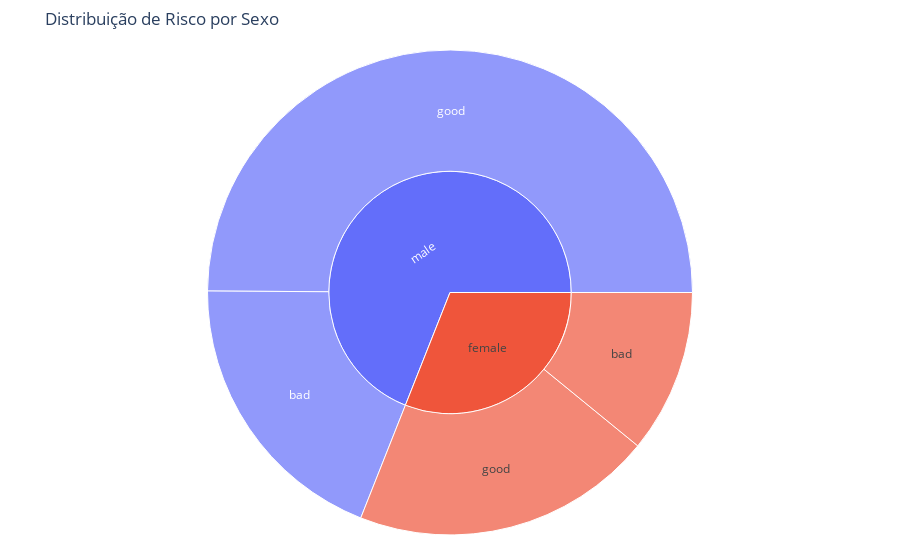

Notebook cell for this chart:
### Markdown cell above
Visualizando Comparison of Sex and Risk

### Code cell
import pandas as pd
import plotly.express as px

# Carregar os dados
df = pd.read_csv("german_credit_data.csv")

# Criar um gráfico de mosaico para comparar 'Sex' e 'Risk'
fig = px.sunburst(df, path=['Sex', 'Risk'], title="Distribuição de Risco por Sexo")

# Configurar o layout para melhorar a visualização
fig.update_layout(margin=dict(t=50, l=25, r=25, b=25))

# Mostrar o gráfico
fig.show()

### Figure 1 — Plotly figure (JSON) as saved in the notebook; plotly's stock layout.template omitted (floating-point values rounded to 4 significant figures)
{"data": [{"branchvalues": "total", "domain": {"x": [0, 1], "y": [0, 1]}, "hovertemplate": "labels=%{label}<br>count=%{value}<br>parent=%{parent}<br>id=%{id}<extra></extra>", "ids": ["female/bad", "male/bad", "female/good", "male/good", "female", "male"], "labels": ["bad", "bad", "good", "good", "female", "male"], "name": "", "parents": ["female", "male", "female", "male", "", ""], "type": "sunburst", "values": [109, 191, 201, 499, 310, 690]}], "layout": {"legend": {"tracegroupgap": 0}, "margin": {"b": 25, "l": 25, "r": 25, "t": 50}, "title": {"text": "Distribuição de Risco por Sexo"}}}
